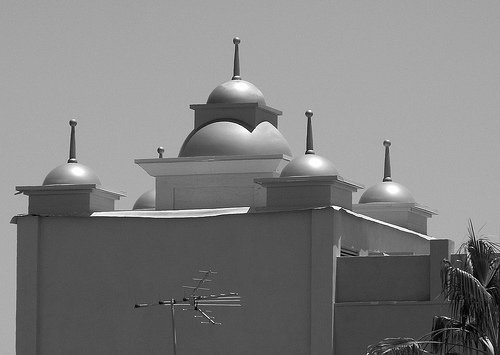
%> input picture ex3/testimg.jpg, 500 x 355 px
$ octave sheet_3.m   (GNU Octave 9; MATLAB toolbox functions it lacks are replaced by stand-ins)
%> lines starting %> are read from the running program, lines starting %| are printed output that depends on the picture
### ex3/gauss.m
function val = gauss(x,sigma)
    val =  (1/(sigma^2*sqrt(2*pi)) * exp(-((x^2)/(2*sigma^2))));

### ex3/sheet_3.m
clear all
close all
clc

img = imread('testimg.jpg');    % read image
%> img is the input picture: size 355x500 uint8; min 0, max 255, mean 127.1
img = im2double(img);           % convert to double and normalize
%> img: size 355x500 double

noiseSTD = [0.05 0.1];          % std for white noise
sampleSize = [100 500];

imgN = imnoise(img,'gaussian', 0, noiseSTD(1)); % add noise
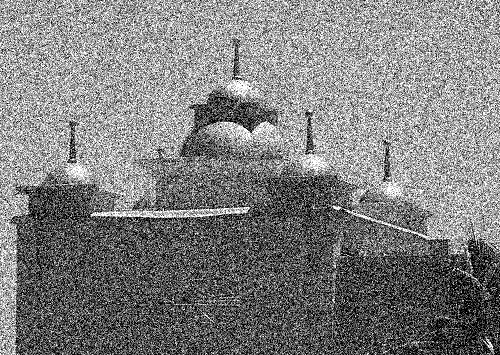
%> imgN: size 355x500 double; min 0, max 1, mean 0.499; mean of the top-left, top-right, bottom-left and bottom-right quarters 0.618, 0.644, 0.374, 0.362

imgNvec = reshape(imgN, 1, []); % flaten image

sample = randsample(imgNvec, sampleSize(1)); % get random sample set from image
%> sample = 100 values, max 1 at index 4, min 0 at index 2, mean 0.536

cutImg = imgNvec;

for i = 1:length(sample)
    toBeRemoved = find(cutImg == sample(i));
    cutImg(toBeRemoved(1)) = []; % remove samples used for estimation
end
%> this loop made 100 passes
%> toBeRemoved on passes 1, 3, 5, 6, 7, 8, 9, 10, 11, 12, 14, 16: 149885, 74652, 90751, 71877, 139121, 53841, 84596, 103548, 161181, 89582, 134149, 44473

sigma = 0.1; % sigma for kernel
range = -1:0.01:1;
kernel = [];

for x = range
    kernel = cat(1,kernel,gauss(x,sigma)); % compute kernel
end

figure
plot(range,kernel) % plot kernel
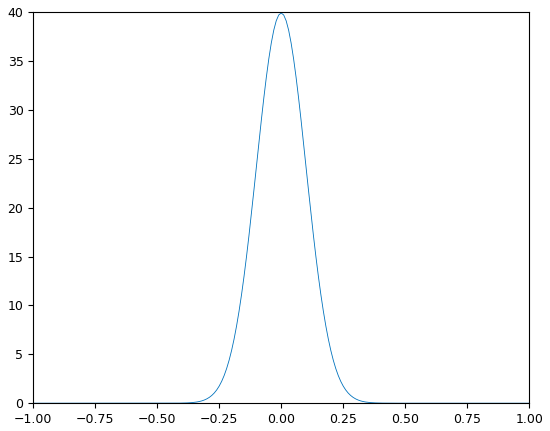
%> figure redrawn from the program's plot data; curve peaks at x = 0, y = 39.89

binWidth = 0.01; % width for histogram
binVec = min(sample):binWidth:max(sample);
%> binVec = 101 values from 0 to 1

h = histc(sample,binVec); % compute histogram
%> h = 101 values, max 6 at index 1, min 0 at index 2, mean 0.99
h = h./binWidth;
%> h = 101 values, max 600 at index 1, min 0 at index 2, mean 99.01
figure
bar(binVec, h, 'histc')
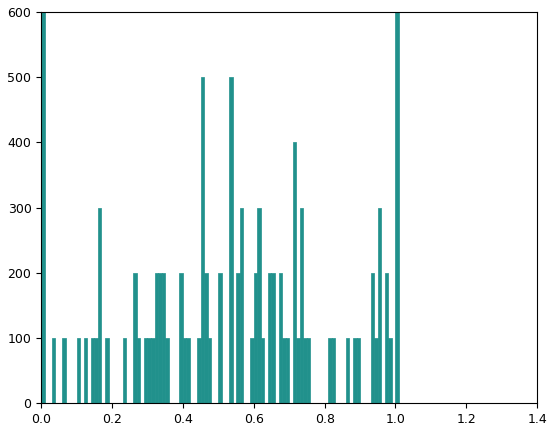
%> figure redrawn from the program's plot data; tallest bar 600 high, from x = 0 to 0.01

figure
f = conv(kernel,sample); % convolve kernel with sample set
%> f = 300 values, max 554.1 at index 130, min 5.06e-21 at index 1, mean 178.7
plot(f)
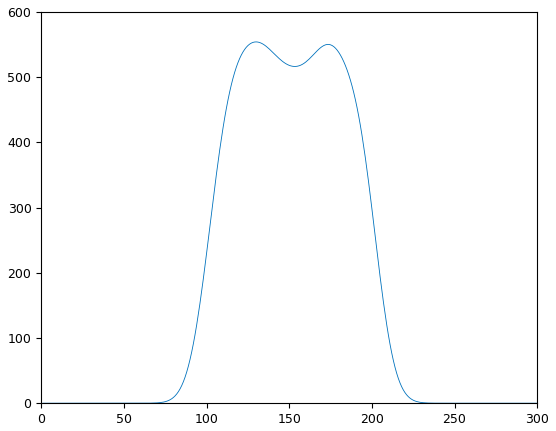
%> figure redrawn from the program's plot data; curve peaks at x = 130, y = 554.1

figure
f = conv(kernel,h); % convole kernel with histogram
%> f = 301 values, max 128377.2 at index 158, min 4.62e-18 at index 1, mean 33222.6
plot(f)
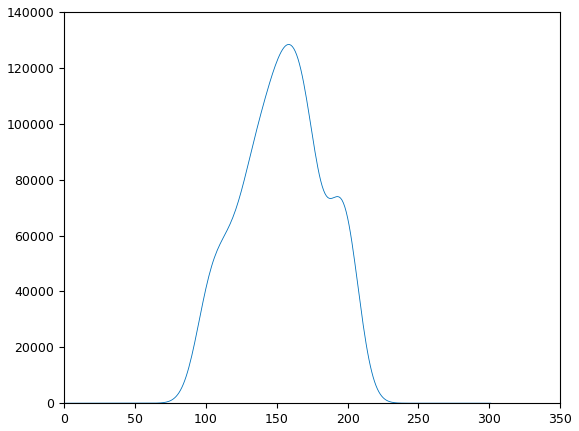
%> figure redrawn from the program's plot data; curve peaks at x = 158, y = 128377.2

figure()
f = conv(kernel,cutImg); % convole kernel with img
plot(f)
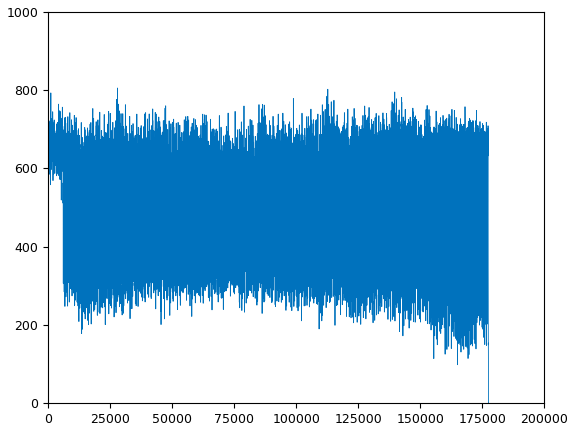
%> figure redrawn from the program's plot data; curve peaks at x = 27938, y = 805.7

%imshow(imgN)
